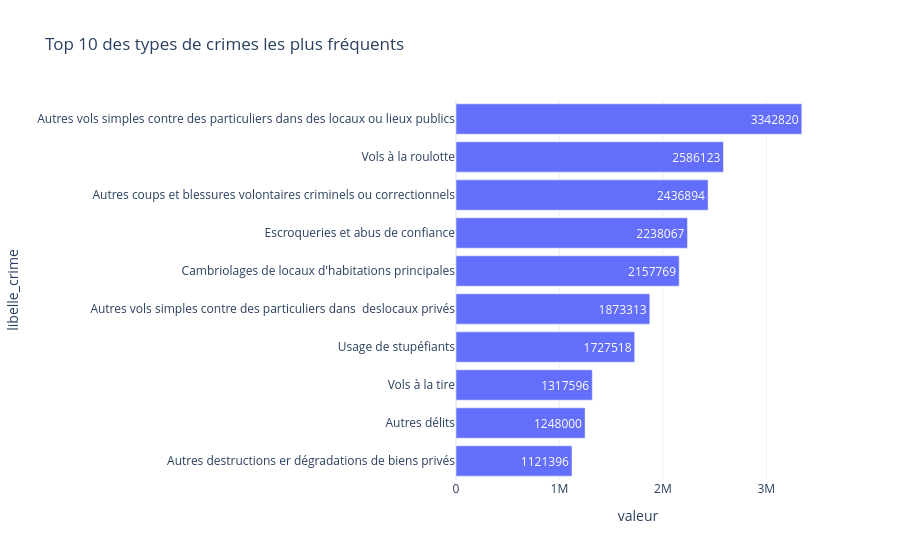

The notebook cell saved with this chart:
### Code cell
import plotly.express as px
import plotly.io as pio

pio.renderers.default = "vscode"  # affichage dans VS Code

# Agrégation : total par type de crime
df_crime = df.groupby("libelle_crime")["valeur"].sum().reset_index()

# Tri et top 10
top_crimes = df_crime.sort_values("valeur", ascending=False).head(10)

# Création du graph avec chiffres
fig = px.bar(
    top_crimes,
    x="valeur",
    y="libelle_crime",
    orientation="h",
    title="Top 10 des types de crimes les plus fréquents",
    text="valeur"  # affichage des chiffres
)

# Texte + style
fig.update_traces(
    textposition="inside",
    texttemplate='%{text:.0f}',  # arrondi à l'entier
)

# Tri pour que le plus grand soit en haut
fig.update_layout(
    template="plotly_white",
    yaxis=dict(categoryorder="total ascending")
)

fig.show()

### Figure 1 — Plotly figure (JSON) as saved in the notebook; plotly's stock layout.template omitted (floating-point values rounded to 4 significant figures)
{"data": [{"hovertemplate": "valeur=%{text}<br>libelle_crime=%{y}<extra></extra>", "legendgroup": "", "marker": {"color": "#636efa", "pattern": {"shape": ""}}, "name": "", "orientation": "h", "showlegend": false, "text": [3343000.0, 2586000.0, 2437000.0, 2238000.0, 2158000.0, 1873000.0, 1728000.0, 1318000.0, 1248000.0, 1121000.0], "textposition": "inside", "texttemplate": "%{text:.0f}", "type": "bar", "x": [3343000.0, 2586000.0, 2437000.0, 2238000.0, 2158000.0, 1873000.0, 1728000.0, 1318000.0, 1248000.0, 1121000.0], "xaxis": "x", "y": ["Autres vols simples contre des particuliers dans des locaux ou lieux publics", "Vols à la roulotte", "Autres coups et blessures volontaires criminels ou correctionnels", "Escroqueries et abus de confiance", "Cambriolages de locaux d'habitations principales", "Autres vols simples contre des particuliers dans  deslocaux privés", "Usage de stupéfiants", "Vols à la tire", "Autres délits", "Autres destructions er dégradations de biens privés"], "yaxis": "y"}], "layout": {"barmode": "relative", "legend": {"tracegroupgap": 0}, "title": {"text": "Top 10 des types de crimes les plus fréquents"}, "xaxis": {"anchor": "y", "domain": [0, 1], "title": {"text": "valeur"}}, "yaxis": {"anchor": "x", "categoryorder": "total ascending", "domain": [0, 1], "title": {"text": "libelle_crime"}}}}
